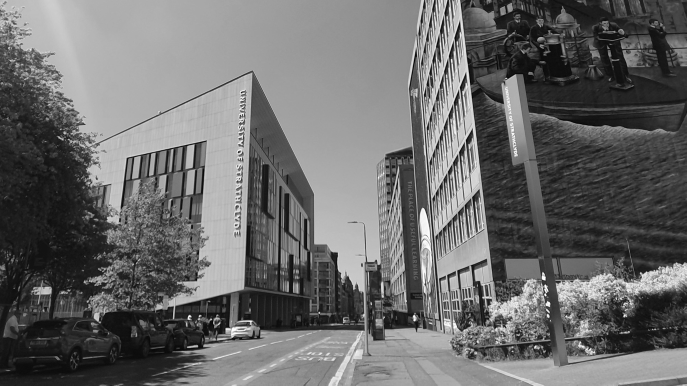
%> input picture img/strath_corp_bw.png, 1373 x 771 px (shown at 1/2 size)
$ octave colorizestrath.m   (GNU Octave 9; MATLAB toolbox functions it lacks are replaced by stand-ins)
%> lines starting %> are read from the running program, lines starting %| are printed output that depends on the picture
### img/imcolorize.m
function X = imcolorize(I, C, shade_factor, tint_factor, clip_prctile)

arguments
    I
    C
    shade_factor = 0.15
    tint_factor = 0.15
    clip_prctile = [1 99]
end

if size(I, 3) > 1
    I = rgb2gray(I);
end

clip = prctile(I, clip_prctile, 'all');

C_min = C .* (1-shade_factor);
C_max = C + (ones(size(C))-C).*tint_factor;

R = rescale(I, C_min(1), C_max(1), InputMin=clip(1), InputMax=clip(2));
G = rescale(I, C_min(2), C_max(2), InputMin=clip(1), InputMax=clip(2));
B = rescale(I, C_min(3), C_max(3), InputMin=clip(1), InputMax=clip(2));

X = cat(3, R, G, B);

end

### img/colorizestrath.m
corpblue = [0, 0.1255, 0.3765];
engblue = [0.0039, 0.4667, 0.6784];
scigreen = [0.3647, 0.5882, 0.1922];
hassorange = [0.9569, 0.4784, 0.1294];
sbsred = [0.9333, 0.1882, 0.1412];

% for tint colours: engblue + (ones(size(engblue))-engblue).*0.5

imwrite(imcolorize(imread('strath_corp_bw.png'), corpblue), 'strasbsredth_corp.png');
imwrite(imcolorize(imread('strath_eng_bw.png'), engblue), 'strath_eng.png');
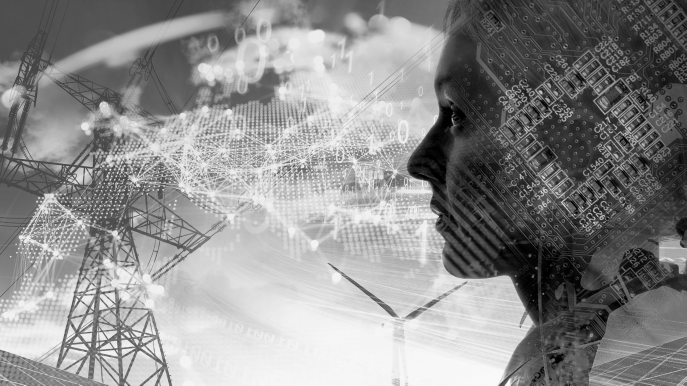
%> input picture img/strath_eng_bw.png, 1373 x 771 px (shown at 1/2 size)
imwrite(imcolorize(imread('strath_sci_bw.png'), scigreen), 'strath_sci.png');
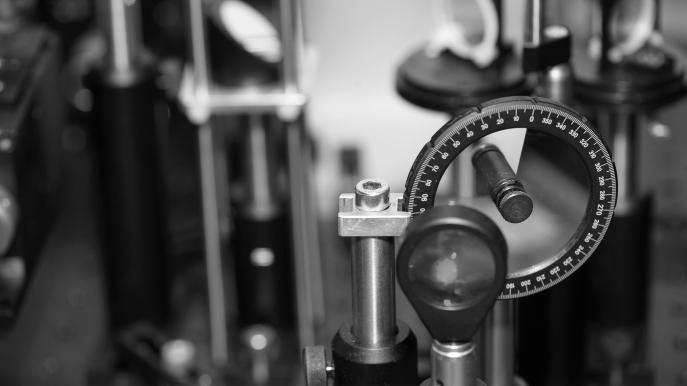
%> input picture img/strath_sci_bw.png, 1373 x 771 px (shown at 1/2 size)
imwrite(imcolorize(imread('strath_hass_bw.png'), hassorange), 'strath_hass.png');
imwrite(imcolorize(imread('strath_sbs_bw.png'), sbsred), 'strath_sbs.png');

%> (the run ends here)
